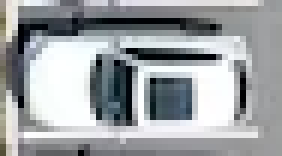
#> input picture Programacion de IA/Tratamiento de imagen/Aplicacion mundo real/images/parking_ocupado/20 - copia (2) - copia.png, 47 x 26 px (shown 6 times larger)
$ jupyter execute --allow-errors Deteccion_parking.ipynb
#> lines starting #> are read from the running program, lines starting #| are printed output that depends on the picture; pictures that were not available may be replaced by others from this repository, and a replacement may not be noted
[cell 1]
# Imports
import numpy as np
import cv2
import matplotlib.pyplot as plt
from sklearn.model_selection import train_test_split
from sklearn.neighbors import KNeighborsClassifier
from sklearn.metrics import confusion_matrix, ConfusionMatrixDisplay
# Librería para cargar las imágenes
import glob
# Librería para cargar las coordenadas de las plazas de parking desde XML
import xml.etree.ElementTree as ET

[cell 2]
# Funciones

def cargar_coordenadas_plazas_desde_xml(ruta_xml):
    tree = ET.parse(ruta_xml)
    root = tree.getroot()
    coordenadas = []
    for i, obj in enumerate(root.findall('object'), start=1):
        bbox = obj.find('bndbox')
        if bbox is None:
            continue

        xmin = int(bbox.find('xmin').text)
        ymin = int(bbox.find('ymin').text)
        xmax = int(bbox.find('xmax').text)
        ymax = int(bbox.find('ymax').text)
        coordenadas.append((i, xmin, ymin, xmax, ymax))
    return coordenadas

def tratar_recorte_parking(recorte_bgr):
    # Convertimos cualquier recorte de plaza al formato usado por el modelo
    recorte_gray = cv2.cvtColor(recorte_bgr, cv2.COLOR_BGR2GRAY)
    recorte_128x128 = cv2.resize(recorte_gray, (128, 128))
    recorte_128x128_inv = cv2.bitwise_not(recorte_128x128)
    recorte_aplanado = recorte_128x128_inv.reshape(16384)
    recorte_final = recorte_aplanado.astype(np.float32) / 255.0
    return recorte_final

def tratar_img(ruta_img):
    img = cv2.imread(ruta_img)
#> img is the input picture: shape (26, 47, 3); mean B, G, R 163.9, 161.1, 157.4
    return tratar_recorte_parking(img)
#> in tratar_recorte_parking, `recorte_128x128 = cv2.resize(recorte_gray, (128, 128))`:
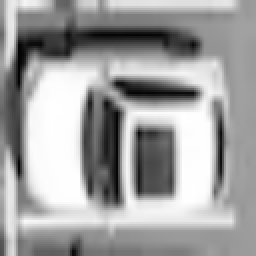
#> recorte_128x128: shape (128, 128) (shown 2 times larger); min 2, max 255, mean 160.1
#> in tratar_recorte_parking, `recorte_128x128_inv = cv2.bitwise_not(recorte_128x128)`:
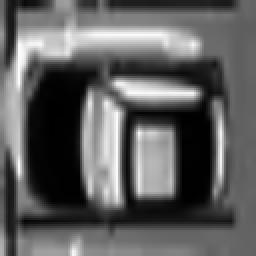
#> recorte_128x128_inv: shape (128, 128) (shown 2 times larger); min 0, max 253, mean 94.9
#> in tratar_recorte_parking, `recorte_aplanado = recorte_128x128_inv.reshape(16384)`: recorte_aplanado = 16384 values, max 253 at index 3849, min 0 at index 6426, mean 94.86
#> in tratar_recorte_parking, `recorte_final = recorte_aplanado.astype(np.float32) / 255.0`: recorte_final = 16384 values, max 0.992 at index 3849, min 0 at index 6426, mean 0.372

def pintar_plazas_en_frame(frame_bgr, coordenadas, modelo):
    frame_resultado = frame_bgr.copy()
    entradas = []
    coordenadas_frame = []

    for i, xmin, ymin, xmax, ymax in coordenadas:
        x, y, w, h = xmin, ymin, xmax - xmin, ymax - ymin
        parking_recortado = frame_bgr[y:y+h, x:x+w]

        entradas.append(tratar_recorte_parking(parking_recortado))
        coordenadas_frame.append((i, x, y, w, h))

    resultados = []

    predicciones_frame = modelo.predict(np.asarray(entradas, dtype=np.float32))

    for (i, x, y, w, h), prediccion in zip(coordenadas_frame, predicciones_frame):
        if prediccion == 1:
            color = (0, 0, 255)  # Rojo para ocupado
            texto = 'Ocupado'
        else:
            color = (0, 255, 0)  # Verde para libre
            texto = 'Libre'

        cv2.rectangle(frame_resultado, (x, y), (x + w, y + h), color, 2)
        cv2.putText(frame_resultado, texto, (x, y - 5), cv2.FONT_HERSHEY_SIMPLEX, 0.6, color, 2)
        resultados.append({'plaza': i, 'prediccion': texto})

    return frame_resultado, resultados

[cell 3]
COORDS_PATH = './xml/carpark_coords.xml'
parkings_ocupados = []
parkings_libres = []
etiquetas = []

# Leemos las imágenes y le aseginamos una etiqueta
for img in glob.glob('./images/parking_ocupado/*.png'):
    parkings_ocupados.append(tratar_img(img))
    # Llenamos las etiquetas de 1 (ocupado) por cada foto de parking ocupado
    etiquetas.append(1)

for img in glob.glob('./images/parking_vacio/*.png'):
    parkings_libres.append(tratar_img(img))
    # Llenamos las etiquetas de 0 (libre) por cada foto de parking libre
    etiquetas.append(0)

imagenes_entrenamiento = parkings_ocupados + parkings_libres
#> imagenes_entrenamiento = 3 items
# Dividimos el dataset en entrenamiento y test
X_train, X_test, y_train, y_test = train_test_split(
    imagenes_entrenamiento,
    etiquetas,
    test_size=0.2,
    train_size=0.8,
    random_state=42,
    shuffle=True
 )
#> X_train = 2 items; X_test = 1 item; y_train = [1, 1]; y_test = [1]

# Creamos el modelo KNN
mi_ia = KNeighborsClassifier(n_neighbors=3)

# Entrenamos la IA pasándole los datos de entrenamiento (X_train, y_train)
mi_ia.fit(X_train, y_train)

#> (the rest of this cell did not finish here and is left out)

[cell 4]
import os
from IPython.display import Video, display

RUTA_VIDEO = './videos/carpark.mp4'
RUTA_VIDEO_SALIDA = './videos/carpark_resultado.mp4'


# Preparamos las coordenadas de las plazas a partir del XML
coordenadas_plazas = cargar_coordenadas_plazas_desde_xml(COORDS_PATH)
#> (reads Programacion de IA/Tratamiento de imagen/Aplicacion mundo real/xml/carpark_coords.xml from the repository)
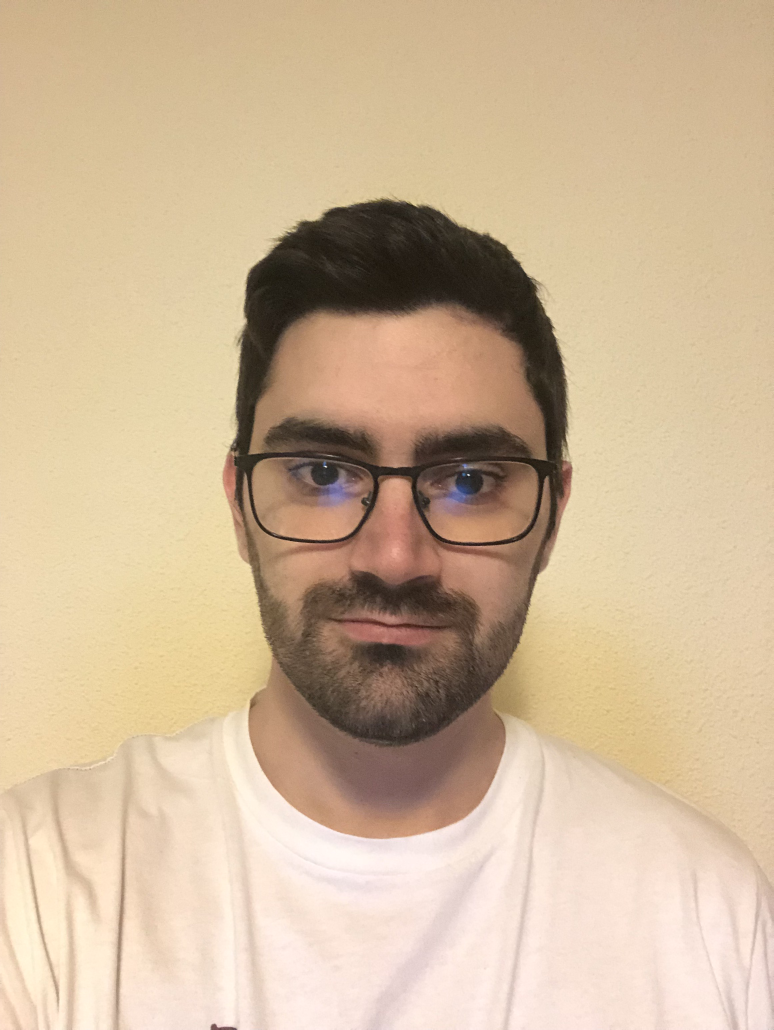
#> input picture Programacion de IA/Tratamiento de imagen/Foto_cara.jpeg, 2320 x 3088 px, given in place of carpark.mp4, which was not available (shown at 1/3 size)
#> further down, frame is the input picture: shape (3088, 2320, 3); mean B, G, R 153.2, 182.9, 206.6

# Definimos la ruta del video de entrada y del video de salida
os.makedirs('./videos', exist_ok=True)

# Cargamos el video original
cap = cv2.VideoCapture(RUTA_VIDEO)

if not cap.isOpened():
    raise ValueError('No se pudo abrir el video.')

fps = cap.get(cv2.CAP_PROP_FPS) or 25.0
ancho = int(cap.get(cv2.CAP_PROP_FRAME_WIDTH))
alto = int(cap.get(cv2.CAP_PROP_FRAME_HEIGHT))

# Creamos el escritor para guardar el video con las detecciones
fourcc = cv2.VideoWriter_fourcc(*'mp4v')
writer = cv2.VideoWriter(RUTA_VIDEO_SALIDA, fourcc, fps, (ancho, alto))
if not writer.isOpened():
    cap.release()
    raise ValueError('No se pudo crear el video de salida.')

frame_previo = None
resultados = []
frames_procesados = 0

# Recorremos todos los frames del video y aplicamos la detección a cada uno
#> (the rest of this cell did not finish here and is left out)

#> the loop in pintar_plazas_en_frame, `for i, xmin, ymin, xmax, ymax in coordenadas:` made 70 passes
#> pass 1, in pintar_plazas_en_frame, `parking_recortado = frame_bgr[y:y+h, x:x+w]`:
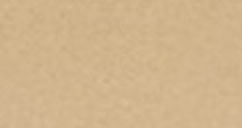
#> parking_recortado: shape (64, 121, 3) (shown 2 times larger); mean B, G, R 141.3, 180.7, 208.7
#> pass 1, in tratar_recorte_parking (call 4), `recorte_gray = cv2.cvtColor(recorte_bgr, cv2.COLOR_BGR2GRAY)`:
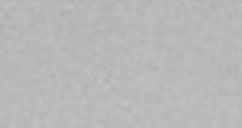
#> recorte_gray: shape (64, 121) (shown 2 times larger); min 174, max 195, mean 184.7
#> pass 1, in tratar_recorte_parking (call 4), `recorte_128x128 = cv2.resize(recorte_gray, (128, 128))`:
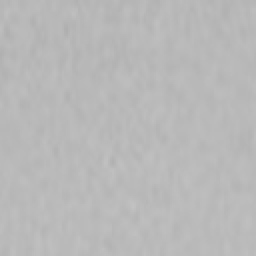
#> recorte_128x128: shape (128, 128) (shown 2 times larger); min 175, max 194, mean 184.6
#> pass 1, in tratar_recorte_parking (call 4), `recorte_128x128_inv = cv2.bitwise_not(recorte_128x128)`:
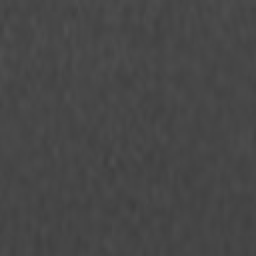
#> recorte_128x128_inv: shape (128, 128) (shown 2 times larger); min 61, max 80, mean 70.4
#> after the loop in pintar_plazas_en_frame, `for i, xmin, ymin, xmax, ymax in coordenadas:`:
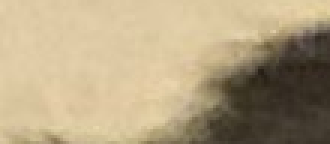
#> parking_recortado: shape (48, 110, 3) (shown 3 times larger); mean B, G, R 129.6, 162.1, 179
#> after the loop in pintar_plazas_en_frame, `for i, xmin, ymin, xmax, ymax in coordenadas:`: coordenadas_frame = 70 items, first 6: (1, 35, 85, 121, 64), (2, 149, 85, 121, 63), (3, 151, 146, 121, 51), (4, 158, 189, 107, 55), (5, 160, 236, 107, 60), (6, 157, 282, 113, 60); entradas = 70 items

    if frame_previo is None:
        frame_previo = frame_resultado.copy()

    writer.write(frame_resultado)
    frames_procesados += 1

cap.release()
writer.release()

ocupadas = [r for r in resultados if r['prediccion'] == 'Ocupado']
libres = [r for r in resultados if r['prediccion'] == 'Libre']
ruta_video_generada = os.path.abspath(RUTA_VIDEO_SALIDA)

print(f"Video usado: {os.path.abspath(RUTA_VIDEO)}")
print(f"Frames procesados: {frames_procesados}")
print(f"Video generado: {ruta_video_generada}")
print(f"Plazas libres en el ultimo frame: {len(libres)}")
print(f"Plazas ocupadas en el ultimo frame: {len(ocupadas)}")
